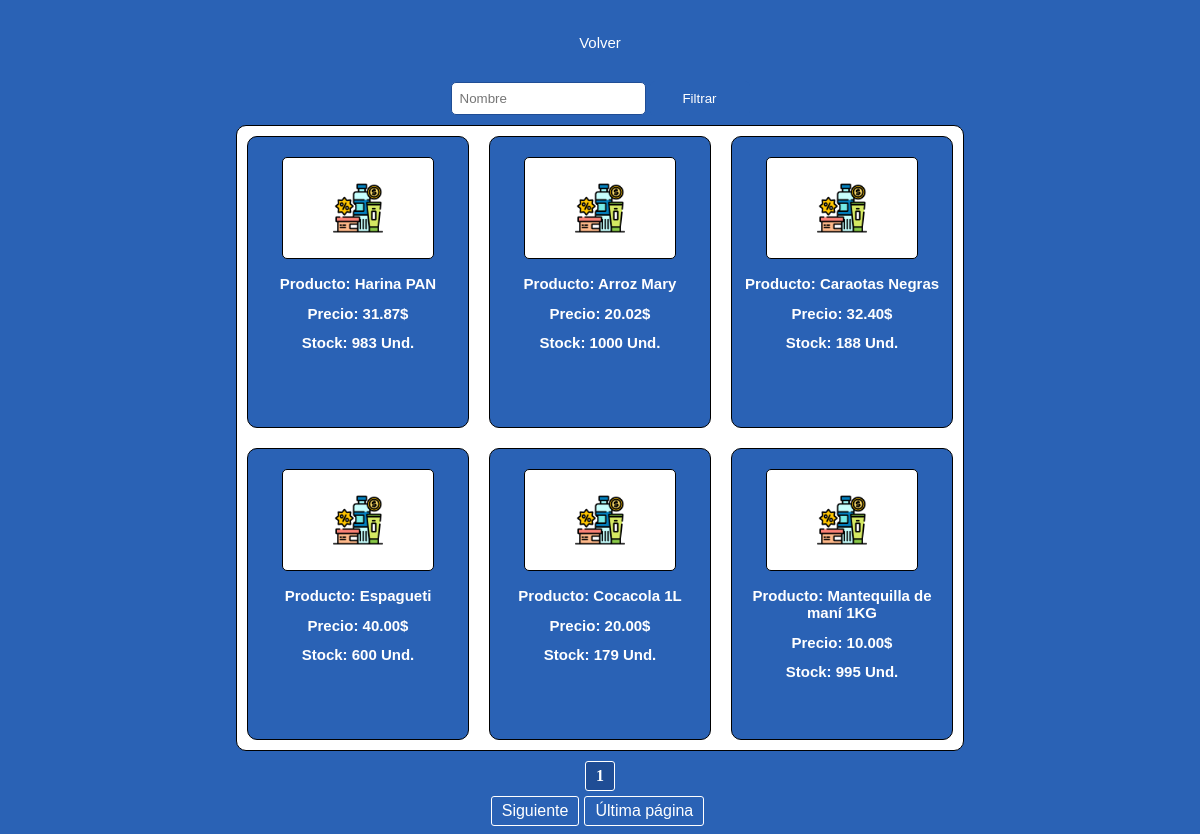
The app's page /Inventario/lista_productos/, older data.
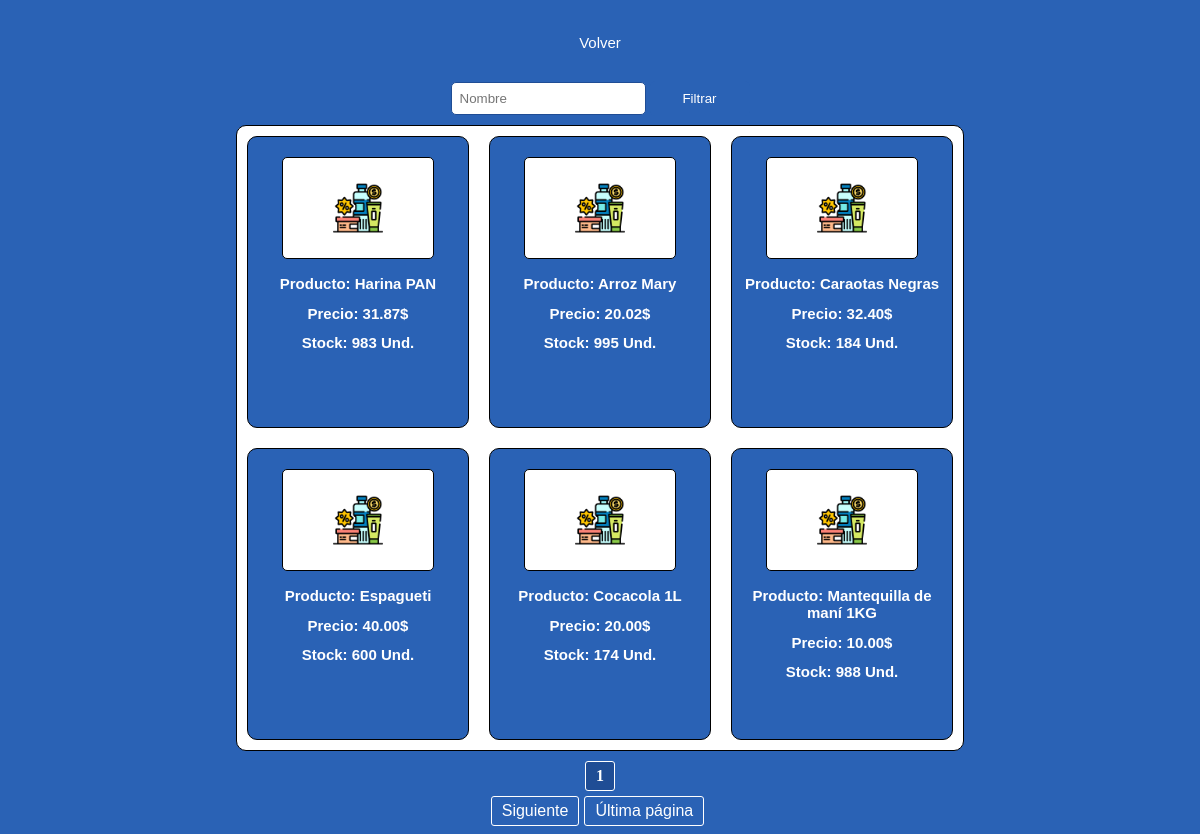
The same page, newer data.
### Inventario/models.py (models this page shows)
class Productos(models.Model):
    nombre = models.CharField(max_length=100)
    codigo = models.IntegerField(unique=True, validators=[validate_unique_name])
    precio = models.DecimalField(max_digits=10, decimal_places=2)
    stock = models.IntegerField()
    proveedor = models.CharField(max_length=100)
    iva = models.IntegerField()

### Inventario/views.py (the view)
# urls.py: path('lista_productos/', views.lista_productos, name= "lista_productos"),
def lista_productos(request):
    filtro = request.GET.get('filtro')
    productos = Productos.objects.all()
    if filtro:
        productos = productos.filter(nombre__icontains=filtro)
    paginator = Paginator(productos, 6)
    page_number = request.GET.get('page')
    page_obj = paginator.get_page(page_number)
    return render(request, 'Inventario/lista_productos.html', {'page_obj': page_obj, 'filtro': filtro})

### Inventario/templates/Inventario/lista_productos.html (shortened to what this page needs)
{% load static %}
<!DOCTYPE html>
<html lang="es">
<head>
    <link rel="stylesheet" type="text/css" href="{% static 'css/lista_productos.css' %}">
</head>
<body>
    <div class="navegacion">
        <nav>
            <ul>
                <li><a href="{% url 'index_inventario' %}">Volver</a></li>
            </ul>
        </nav>
    </div>
    <form method="get" action="{% url 'lista_productos' %}">
        <input type="text" name="filtro" id="filtro" value="{{ request.GET.filtro }}" placeholder="Nombre">
        <button type="submit" value="Filtrar">Filtrar</button>
    </form>
    <div class="container">
        {% for producto in page_obj %}
            <div class="item">
                <img src="{% static 'img/productos.png' %}" alt="">
                <h2>Producto: {{ producto.nombre }}</h2>
                <h2>Precio: {{ producto.precio }}$</h2>
                <h2>Stock: {{ producto.stock }} Und.</h2>
            </div>
        {% empty %}
            {% if request.GET.filtro %}
                <p>No se encontraron productos con el filtro "{{ request.GET.filtro }}".</p>
            {% else %}
                <p>No se encontraron productos.</p>
            {% endif %}
        {% endfor %}
    </div>
    <div class="pagination">
        {% if page_obj.has_next %}
            <a href="?page={{ page_obj.next_page_number }}{% if request.GET.filtro %}&filtro={{ request.GET.filtro }}{% endif %}">Siguiente</a>
            <a href="?page={{ page_obj.paginator.num_pages }}{% if request.GET.filtro %}&filtro={{ request.GET.filtro }}{% endif %}">Última página</a>
        {% endif %}
        <span class="current-page">{{ page_obj.number }}</span>
    </div>
</body>
</html>

### Inventario/static/css/lista_productos.css (style rules this page uses)
body { background-color: #2a62b5; display: flex; flex-direction: column; justify-content: center; align-items: center; }
.navegacion { display: flex; justify-content: center; align-items: center; }
nav { display: flex; justify-content: center; float: left; align-items: center; }
nav ul { list-style: none; overflow: hidden; padding-left: 0px; }
nav ul li { float: left; font-family: 'Lucida Sans', 'Lucida Sans Regular', 'Lucida Grande', 'Lucida Sans Unicode', Geneva, Verdana, sans-serif; font-size: 20px; }
nav ul li a { display: block; padding: 10px; margin: 0px 10px 0px 10px; border-radius: 10px; color: #fff; text-decoration: none; font-size: 15px; font-family: 'Lucida Sans', 'Lucida Sans Regular', 'Lucida Grande', 'Lucida Sans Unicode', Geneva, Verdana, sans-serif; }
form input { font-family: 'Lucida Sans', 'Lucida Sans Regular', 'Lucida Grande', 'Lucida Sans Unicode', Geneva, Verdana, sans-serif; padding: 8px; margin: 5px 0px 10px 0px; border-radius: 5px; border: 1px solid; border-color: #1f4d95; }
button { font-family: 'Lucida Sans', 'Lucida Sans Regular', 'Lucida Grande', 'Lucida Sans Unicode', Geneva, Verdana, sans-serif; width: 100px; padding: 10px; background-color: #2a62b5; color: #fff; border: none; border-radius: 5px; cursor: pointer; }
.container { background-color: #fff; border: 1px solid; border-radius: 10px; display: grid; grid-template-columns: repeat(3, 1fr); grid-gap: 20px; padding: 10px 10px 10px 10px; }
h2 { font-size: 15px; font-family: 'Lucida Sans', 'Lucida Sans Regular', 'Lucida Grande', 'Lucida Sans Unicode', Geneva, Verdana, sans-serif; color: #fff; }
.item { background-color: #2a62b5; border: 1px solid; border-radius: 10px; text-align: center; justify-items: center; align-items: center; justify-content: center; padding: 20px 10px 20px 10px; width: 200px; height: 250px; }
.item img { width: 50px; height: 50px; padding: 25px 50px 25px 50px; border: 1px solid; border-radius: 5px; background-color: #fff; }
.pagination { display: flex; justify-content: center; align-items: center; margin-top: 10px; position: relative; }
.pagination a { padding: 5px 10px; margin: 35px 5px 0px 0px; text-decoration: none; color: #fff; border: 1px solid #fff; border-radius: 3px; position: relative; z-index: 2; font-family: 'Lucida Sans', 'Lucida Sans Regular', 'Lucida Grande', 'Lucida Sans Unicode', Geneva, Verdana, sans-serif; }
.current-page { padding: 5px 10px; margin: 30px 5px 0px 0px; font-weight: bold; color: #fff; background-color: #1f4d95; border: 1px solid #fff; border-radius: 3px; position: absolute; top: -30px; left: 50%; transform: translateX(-50%); z-index: 3; }

Row changes from the older to the newer data that the page shows:
changed Productos "Arroz Mary": stock "1000" → "995"
changed Productos "Caraotas Negras": stock "188" → "184"
changed Productos "Cocacola 1L": stock "179" → "174"
changed Productos "Mantequilla de maní 1KG": stock "995" → "988"
